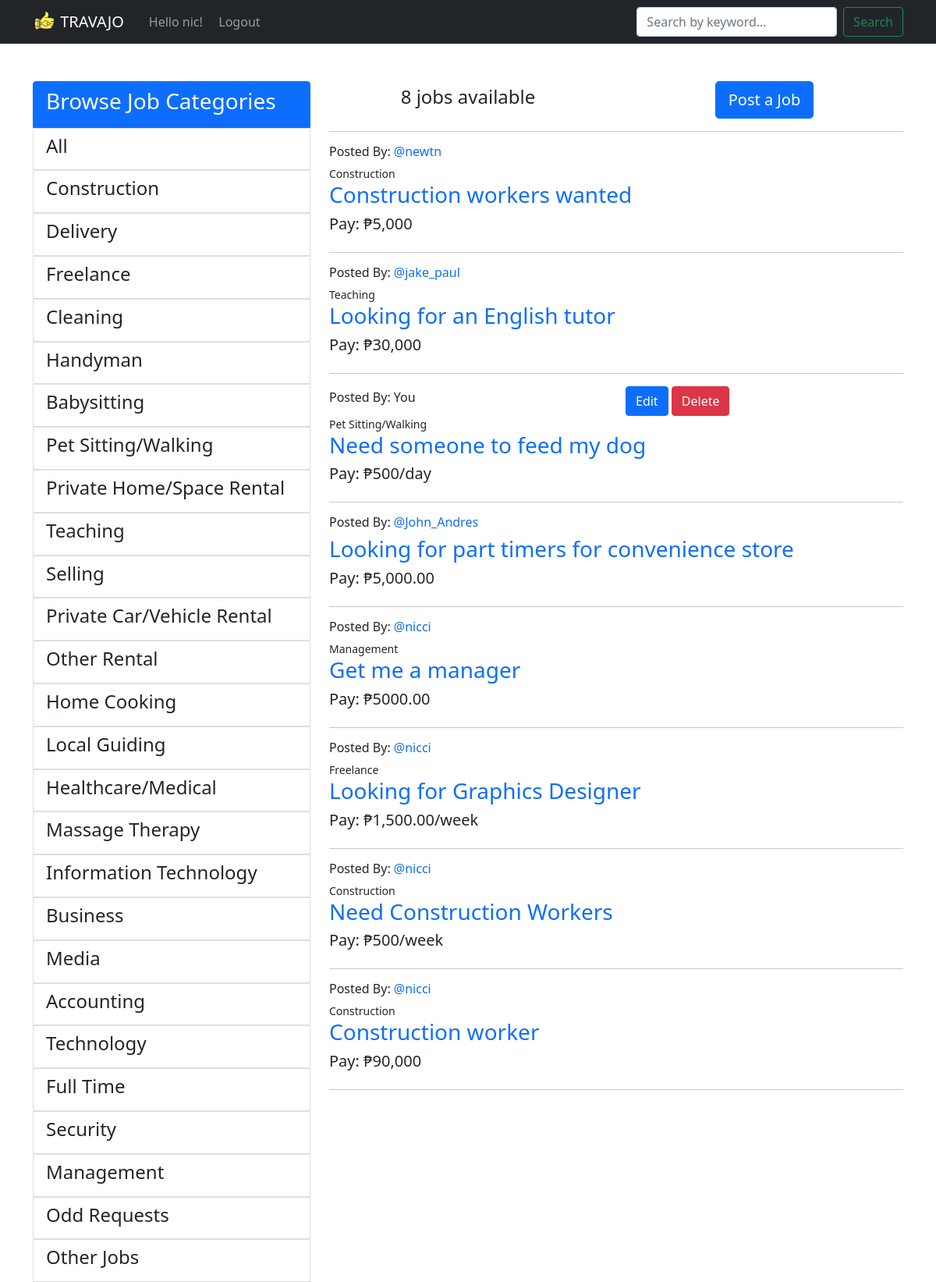
The app's page / (signed in) with its own data.
### base/models.py (models this page shows, shortened)
class Category(models.Model):
    name = models.CharField(max_length=200)

class Room(models.Model):
    host = category = models.ForeignKey(User, on_delete = models.SET_NULL, null= True)
    category = models.ForeignKey(Category, on_delete = models.SET_NULL, null= True)
    name = models.CharField(max_length=200)
    payout = models.CharField(max_length = 200, null = True, blank = True)
    description = models.TextField(null = True, blank = True)
    updated =  models.DateTimeField(auto_now = True)
    created = models.DateTimeField(auto_now_add = True)
    class Meta:
        ordering = ['-updated', '-created']

### base/views.py (the view)
# urls.py: 2. Add a URL to urlpatterns:  path('', views.home, name='home')
def home(request):
    q = request.GET.get('q') if request.GET.get('q') != None else ''
    rooms = Room.objects.filter(
        Q(category__name__icontains = q) | Q(name__icontains = q) | Q(description__icontains = q)
        )
    topics = Category.objects.all()
    room_count = rooms.count()
    context = {'rooms':rooms, 'topics':topics, 'room_count':room_count}
    return render(request, 'base/home.html', context)

### base/templates/base/home.html
{%  extends 'main.html' %}
{% block content %}
<div class="container">
    <div class="row">
    <div class="col-sm-4">
        {% include 'base/categories_component.html' %}
    </div>
    <div class="col-sm-8 ">
        <div class="row">
            <div class="col-6 d-flex align-items-center justify-content-center">
                <h4>{{room_count}} jobs available</h4>
            </div>
            <div class="col-6 d-flex align-items-center justify-content-center">
            <a href= "{% url 'Create Room' %}" class="btn btn-primary btn-lg btn-block" role="button">Post a Job</a>
            </div>
        </div>
        <hr visibility:none;>
        {%  include 'base/displays_component.html' %}
    </div>
</div>
</div>
{% endblock content %}

### templates/nav.html (shortened to what this page needs)
{%  load static %}
<nav class="navbar navbar-expand-lg navbar-dark bg-dark">
    <div class="container">
      <a class="navbar-brand" href="/">
        <img src="{% static 'images/site_icon.png' %}" width="30" height="30" class="d-inline-block align-top" alt="travajo logo">
        <span class="navbar-brand mb-0 h1">TRAVAJO</span>
      </a>
      <div class="collapse navbar-collapse" id="navbarSupportedContent">
        <ul class="navbar-nav me-auto mb-2 mb-lg-0">
          <div class="col d-flex align-items-center justify-content-center">
            {% if request.user.is_authenticated %}
            <span class="navbar-text">Hello {{request.user}}! &nbsp;&nbsp; </span>
            {%endif%}
        </div>
          <li class="nav-item">
            {% if request.user.is_authenticated %}
            <a class="nav-link" href = "{% url 'logoutUser' %}">Logout</a>
            {% else %}
            <a class ="nav-link" href = "{% url 'loginUser'  %}">Login</a>
            {% endif %}
            </li>
        </ul>
        <form class="d-flex" method="GET" action = "{% url 'home' %}">
          <input class="form-control me-2" type="text"  name = "q" placeholder="Search by keyword..." aria-label="Search">
          <button class="btn btn-outline-success" type="submit">Search</button>
        </form>
      </div>
    </div>
  </nav>
<br><br>

### base/templates/base/categories_component.html
{% block content %}
<div class="list-group">
    <button type="button" class="list-group-item list-group-item-action active">
      <h3>Browse Job Categories</h3>
    </button>
<div>
    <a href = "{% url 'home' %}" class="list-group-item list-group-item-action"><h4>All</h4></a>
</div>
{%  for topic in topics %}
    <div>
        <a href = "{% url 'home' %}?q={{topic.name}}" class="list-group-item list-group-item-action"><h4>{{topic.name}}</h4></a>
    </div>
{% endfor %}
</div>
{%endblock content%}

### base/templates/base/displays_component.html (shortened to what this page needs)
{%block content%}
{% for room in rooms %}
<div class = "list-group list-group-flush">
    <div class="row">
        <div class="col d-flex align-items-center">
            {%  if request.user == room.host %}
            <h6>Posted By: You</h6>
            {%else%}
            <h6>Posted By: <a href= "{% url 'User Profile' room.host.id %}">@{{room.host.username}}</h6></a>
            {%endif%}
            </div>
        <div class="col ">
        {%  if request.user == room.host %}
        <a class="btn btn-primary" href = "{%url 'Update Room' room.id %}" role="button">Edit</a>
        <a class="btn btn-danger" href = "{% url 'Delete Room' room.id %}" role="button">Delete</a>
        {%endif%}
        </div>
    </div>
    <small>{{room.category.name}}</small>
    <h3><a href = "{% url 'room' room.id %}">{{room.name}}</a></h3>
    {% if room.payout == None %}
    <h5>Pay: Not specified</h5>
    {%else%}
    <h5>Pay: ₱{{room.payout}}</h5>
    {%endif%}
    <hr>
</div>
{% endfor %}
{%endblock content%}

### templates/main.html (style rules this page uses)
html { height:100vh; }

### base/templates/base/displays_component.html (style rules this page uses)
a { text-decoration: none; }

### records on screen
Category: name "Construction"
Category: name "Delivery"
Category: name "Freelance"
Category: name "Cleaning"
Category: name "Handyman"
Category: name "Babysitting"
Category: name "Pet Sitting/Walking"
Category: name "Private Home/Space Rental"
Category: name "Teaching"
Category: name "Selling"
Category: name "Private Car/Vehicle Rental"
Category: name "Other Rental"
Category: name "Home Cooking"
Category: name "Local Guiding"
Category: name "Healthcare/Medical"
Category: name "Massage Therapy"
Category: name "Information Technology"
Category: name "Business"
Category: name "Media"
Category: name "Accounting"
Category: name "Technology"
Category: name "Full Time"
Category: name "Security"
Category: name "Management"
Category: name "Odd Requests"
Category: name "Other Jobs"
Room: host.username "newtn", category.name "Construction", name "Construction workers wanted", payout "5,000"
Room: host.username "jake_paul", category.name "Teaching", name "Looking for an English tutor", payout "30,000"
Room: shows "Posted By: You", shows "Edit", category.name "Pet Sitting/Walking", name "Need someone to feed my dog", payout "500/day"
Room: host.username "John_Andres", name "Looking for part timers for convenience store", payout "5,000.00"
Room: host.username "nicci", category.name "Management", name "Get me a manager", payout "5000.00"
Room: host.username "nicci", category.name "Freelance", name "Looking for Graphics Designer", payout "1,500.00/week"
Room: host.username "nicci", category.name "Construction", name "Need Construction Workers", payout "500/week"
Room: host.username "nicci", category.name "Construction", name "Construction worker", payout "90,000"

### other values on screen
{{ request.user }} "nic"
{{ room_count }} "8"
